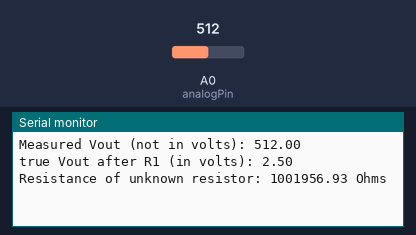
Simulated run of this sketch. Board: Arduino Uno, built with avr-gcc and run on an emulated ATmega328P. Parts: the last lines printed to the serial monitor. The inputs (shaded band) are chosen by the test bench; at power-on: A0 (analogPin) = 512.

Above: at 1.2 s.
1.3 s: A0 (analogPin) set to 1015
At 2.0 s:
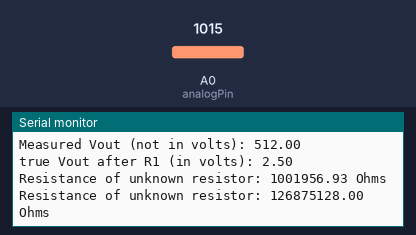
3.2 s: A0 (analogPin) set to 1023
At 5.5 s:
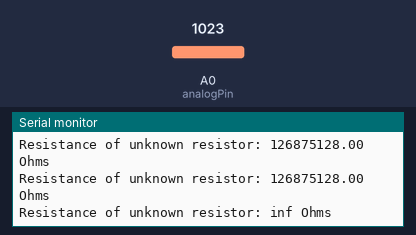

Measured:
- the behaviour switches between 1022 and 1023 on A0 (analogPin) (found by bisection; images 1 and 2)
- after the input at 1.3 s, the serial monitor: prints a new line after 0.26 s (image 1)
- after the input at 3.2 s, the serial monitor: prints a new line after 1.4 s (image 2)

The sketch:

Ohmmeter.ino
```cpp
int analogPin = A0;
float Vin = 5.0; // the Voltage of the Arduino's 5V pin
float knownResistance = 1E6; // the value of R1 in ohms
float Vout;
float sensorValue;
float resistance;

void setup() {
  Serial.begin(9600);
  pinMode(analogPin, INPUT);
  sensorValue = analogRead(analogPin);
  Vout = sensorValue * (Vin/1023.0); // calculate Vout
  Serial.print("Measured Vout (not in volts): ");
  Serial.println(sensorValue);
  Serial.print("true Vout after R1 (in volts): ");
  Serial.println(Vout);
  resistance = (Vout * knownResistance) / (Vin - Vout); // calculate resistance
}

void loop() {
  sensorValue = analogRead(analogPin);
  Vout = sensorValue * (Vin / 1023.0); // calculate Vout
  resistance = (Vout * knownResistance) / (Vin - Vout); // calculate resistance
  Serial.print("Resistance of unknown resistor: ");
  Serial.print(resistance);
  Serial.println(" Ohms");
  delay(1500);
}
```
